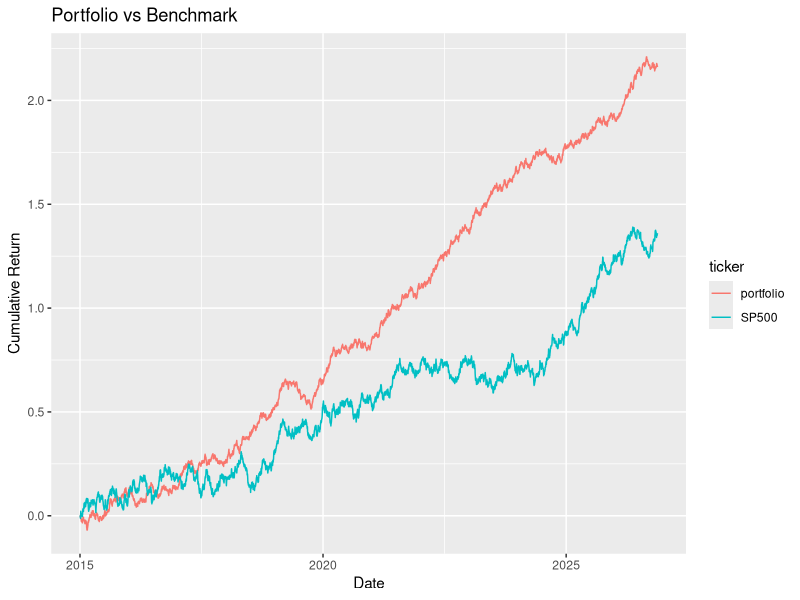

Source code (R):
## ---- chunk 1
library(data.table)

set.seed(1234L)

generate_prices <- function(ticker, start_date, end_date) {
  dates <- seq.Date(as.Date(start_date), as.Date(end_date), by = "days")
  n <- length(dates)
  prices <- cumprod(1 + rnorm(n, mean = 0.0005, sd = 0.01)) * 100
  data.table(
    ticker = ticker,
    date = dates,
    price = prices
  )
}

generate_benchmark <- function(start_date, end_date) {
  dates <- seq.Date(as.Date(start_date), as.Date(end_date), by = "days")
  n <- length(dates)
  prices <- cumprod(1 + rnorm(n, mean = 0.0003, sd = 0.008)) * 3000  # Base price around 3000
  data.table(
    ticker = "SP500",
    date = dates,
    price = prices
  )
}

tickers <- c("AAPL", "GOOGL", "MSFT", "AMZN")
weights <- c(0.4, 0.3, 0.2, 0.1)
start_date <- "2015-01-01"
end_date <- Sys.Date()

dt <- lapply(tickers, generate_prices, start_date, end_date) |> rbindlist()
weights <- data.table(ticker = tickers, weight = weights)
dt <- dt[weights, on = "ticker"]
head(dt)
## ---- chunk 2
dt <- dt |>
  setorder(ticker, date) |>
  _[, price := log(price)] |>
  _[, ret := price - shift(price), by = ticker] |>
  _[, wret := ret * weight] |>
  na.omit("ret")
head(dt)
## ---- chunk 3
dt[, let(week = week(date), month = month(date), year = year(date))]
ret_week <- dt[, .(ret = sum(ret)), by = .(ticker, year, week)]
ret_month <- dt[, .(ret = sum(ret)), by = .(ticker, year, month)]
ret_year <- dt[, .(ret = sum(ret)), by = .(ticker, year)]
head(ret_year)
## ---- chunk 4
port_ret_week <- dt[, .(ret = sum(wret)), by = .(year, week)]
port_ret_month <- dt[, .(ret = sum(wret)), by = .(year, month)]
port_ret_year <- dt[, .(ret = sum(wret)), by = year]
head(port_ret_year)
## ---- chunk 5
bmr <- generate_benchmark(start_date, end_date) |>
  setorder(date) |>
  _[, price := log(price)] |>
  _[, ret := price - shift(price)] |>
  na.omit("ret")

port <- dt |>
  _[, .(ret = sum(wret), ticker = "portfolio"), by = date] |>
  rbind(bmr[, .(ticker, date, ret)]) |>
  setorder(ticker, date) |>
  _[, cum_ret := cumsum(ret), by = ticker][]
## ---- chunk 6
#| dpi = 300
library(ggplot2)

ggplot(port, aes(x = date, y = cum_ret, color = ticker)) +
  geom_line() +
  labs(
    title = "Portfolio vs Benchmark",
    x = "Date",
    y = "Cumulative Return"
  )
## ---- chunk 7
vola <- dt[, .(daily_vola = sd(ret)), by = .(ticker, year)] |>
  _[, let(
    weekly_vola = daily_vola * sqrt(5L),
    monthly_vola = daily_vola * sqrt(21L),
    yearly_vola = daily_vola * sqrt(252L)
  )]
head(vola)
